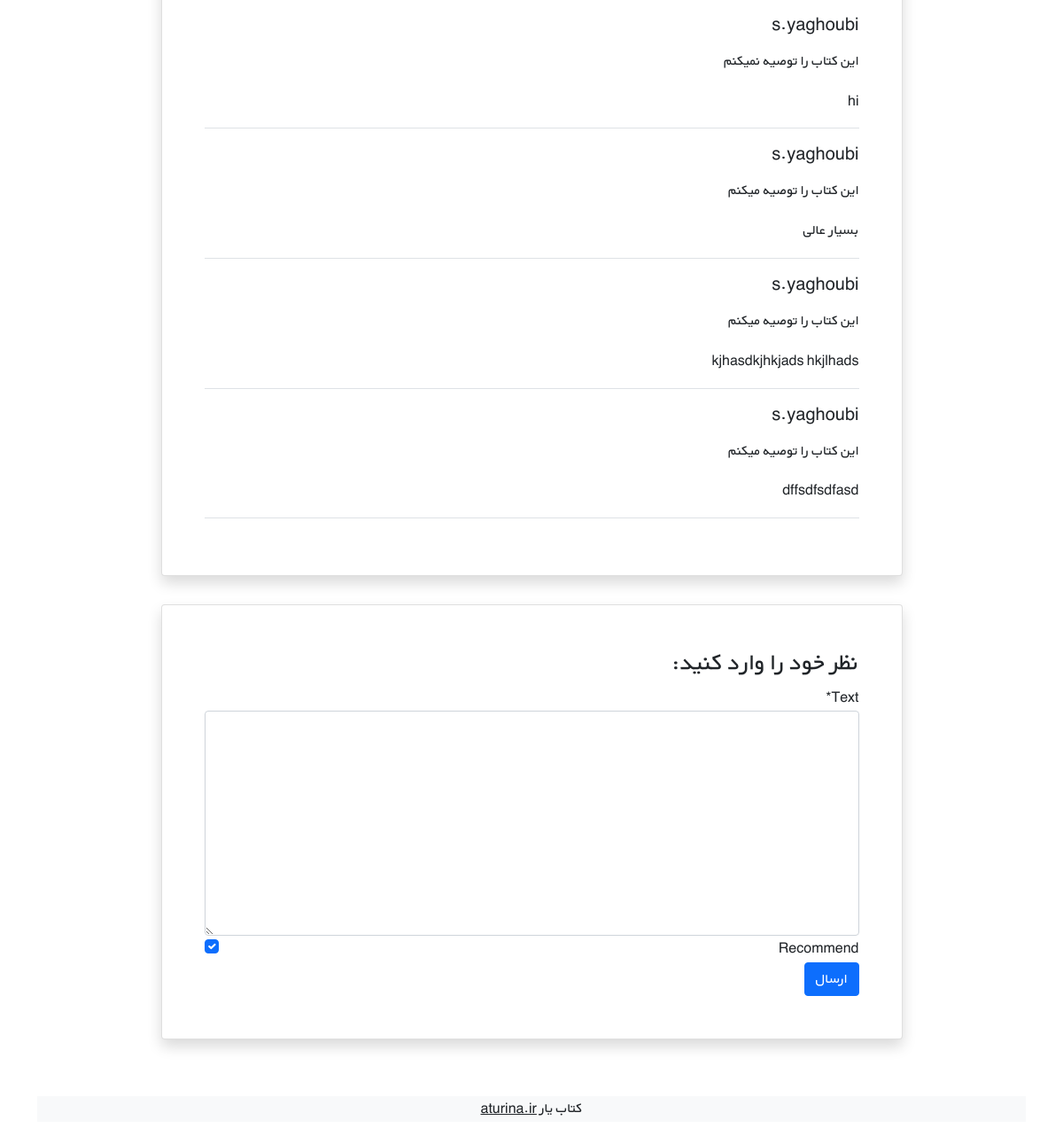
/books/2/ (signed in, lower part), run on an earlier commit of the app's database.
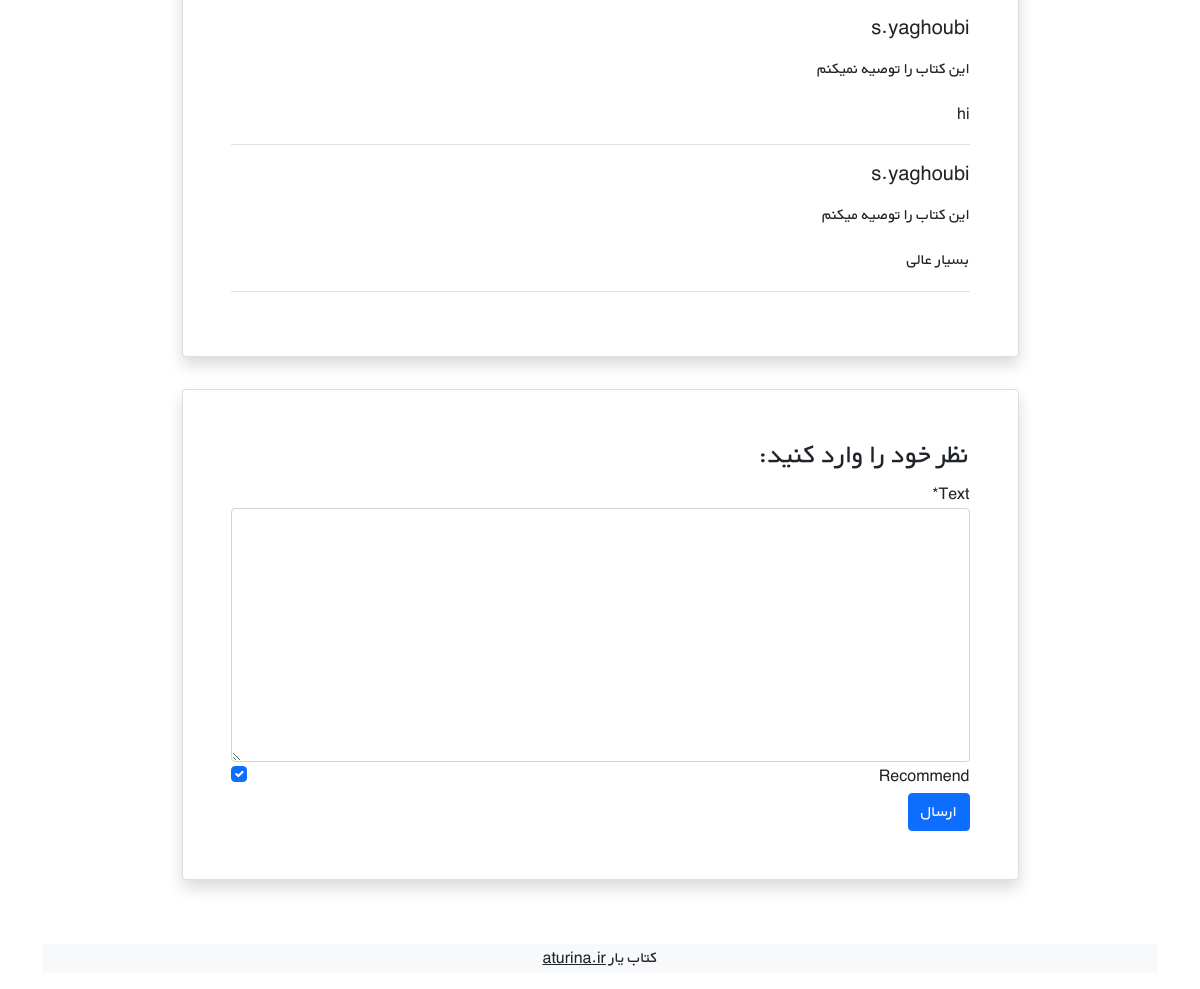
And on a later commit of the database.
### books/models.py (models this page shows, shortened)
class Comment (models.Model):
    user = models.ForeignKey(get_user_model(), on_delete=models.CASCADE, )
    book = models.ForeignKey(Book, on_delete=models.CASCADE, related_name='comments', )
    text = models.TextField()
    is_active = models.BooleanField(default=True)
    recommend = models.BooleanField(default=True)
    date_time_create = models.DateTimeField(auto_now_add=True)

### accounts/models.py (models this page shows)
class CustomUser(AbstractUser):
    age = models.PositiveIntegerField(null=True, blank=True, )

### books/views.py (the view)
# urls.py: path('<int:pk>/', views.book_detail_view, name='book_detail', ),
@login_required
def book_detail_view(request, pk):
    book = get_object_or_404(Book, pk=pk)
    book_comments = book.comments.all()
    if request.method == "POST":
        comment_form = CommentForm(request.POST)
        if comment_form.is_valid():
            new_comment = comment_form.save(commit=False)
            new_comment.book = book
            new_comment.user = request.user
            new_comment.save()
            comment_form = CommentForm()
    else:
        comment_form = CommentForm()
    return render(request, 'book/book_detail.html', {
        'book': book,
        'comments': book_comments,
        'comment_form': comment_form,
    })

### books/forms.py
class CommentForm(forms.ModelForm):
    class Meta:
        model = Comment
        fields = ('text', 'recommend', )

### books/templates/book/book_detail.html (shortened to what this page needs)
{% extends '_base.html' %}
{% load crispy_forms_tags %}
{% block content %}
    <div class="container mt-5" dir="rtl">
        <div class="">
            <div class="">
                <div class="d-flex justify-content-center">
                    <div class="card shadow my-3 p-5 w-sm-75 w-100">
                        {% for comment in comments %}
                            {% if comment.is_active %}
                                <div class="border-bottom mb-3">
                                    <h5 class="mb-3">{{ comment.user.username }}</h5>
                                    {% if comment.recommend %}
                                        <p>این کتاب را توصیه میکنم</p>
                                    {% else %}
                                        <p>این کتاب را توصیه نمیکنم</p>
                                    {% endif %}
                                    <p>{{ comment.text }}</p>
                                </div>
                            {% endif %}
                        {% endfor %}
                    </div>
                </div>
                <div class="d-flex justify-content-center">
                    <div class="card shadow my-3 p-5 w-sm-75 w-100">
                        <h3>نظر خود را وارد کنید:</h3>
                        <form method="POST">
                            {{ comment_form|crispy }}
                            <button type="submit" class="btn btn-primary">ارسال</button>
                        </form>
                    </div>
                </div>
            </div>
        </div>
{% endblock %}

What changed in the data, as far as the page shows it:
no longer on this page (row edited): Comment: user.username "s.yaghoubi", recommend "این کتاب را توصیه میکنم", text "kjhasdkjhkjads hkjlhads"
no longer on this page (row edited): Comment: user.username "s.yaghoubi", recommend "این کتاب را توصیه میکنم", text "dffsdfsdfasd"
